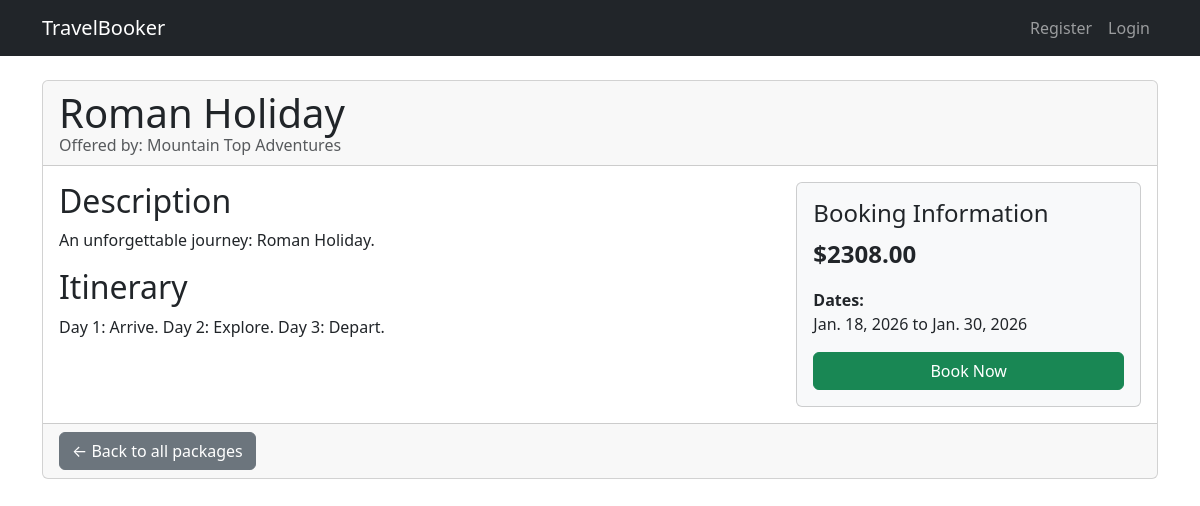
The app's page /package/2/ with its own data.
### main/models.py (models this page shows, shortened)
class TravelPackage(models.Model):
    vendor = models.ForeignKey(Vendor, on_delete=models.CASCADE, related_name='packages')
    name = models.CharField(max_length=255)
    description = models.TextField()
    itinerary = models.TextField()
    price = models.DecimalField(max_digits=10, decimal_places=2)
    start_date = models.DateField()
    end_date = models.DateField()
    created_at = models.DateTimeField(auto_now_add=True)
    updated_at = models.DateTimeField(auto_now=True)

class Vendor(models.Model):
    user_profile = models.OneToOneField(UserProfile, on_delete=models.CASCADE)
    name = models.CharField(max_length=255)
    description = models.TextField()
    website = models.URLField(blank=True, null=True)

### main/views.py (the view)
# urls.py: path('package/<int:package_id>/', views.package_detail, name='package_detail'),
def package_detail(request, package_id):
    package = get_object_or_404(TravelPackage, pk=package_id)
    return render(request, 'main/package_detail.html', {'package': package})

### main/templates/main/package_detail.html (shortened to what this page needs)
{% extends "main/base.html" %}
{% block content %}
<div class="card">
    <div class="card-header">
        <h1 class="card-title mb-0">{{ package.name }}</h1>
        <p class="card-subtitle text-muted">Offered by: {{ package.vendor.name }}</p>
    </div>
    <div class="card-body">
        <div class="row">
            <div class="col-md-8">
                <h2>Description</h2>
                <p>{{ package.description }}</p>
                <h2>Itinerary</h2>
                <p style="white-space: pre-wrap;">{{ package.itinerary }}</p>
            </div>
            <div class="col-md-4">
                <div class="card bg-light">
                    <div class="card-body">
                        <h4 class="card-title">Booking Information</h4>
                        <p class="card-text fs-4"><strong>${{ package.price|floatformat:2 }}</strong></p>
                        <p><strong>Dates:</strong><br>{{ package.start_date }} to {{ package.end_date }}</p>
                        <form action="{% url 'book_package' package.id %}" method="post">
                            <button type="submit" class="btn btn-success w-100">Book Now</button>
                        </form>
                    </div>
                </div>
            </div>
        </div>
    </div>
    <div class="card-footer">
        <a href="{% url 'package_list' %}" class="btn btn-secondary">← Back to all packages</a>
    </div>
</div>
{% endblock %}

### records on screen
TravelPackage: name "Roman Holiday", vendor.name "Mountain Top Adventures", description "An unforgettable journey: Roman Holiday.", itinerary "Day 1: Arrive. Day 2: Explore. Day 3: Depart.", price "2308.00", start_date "Jan. 18, 2026", end_date "Jan. 30, 2026"
